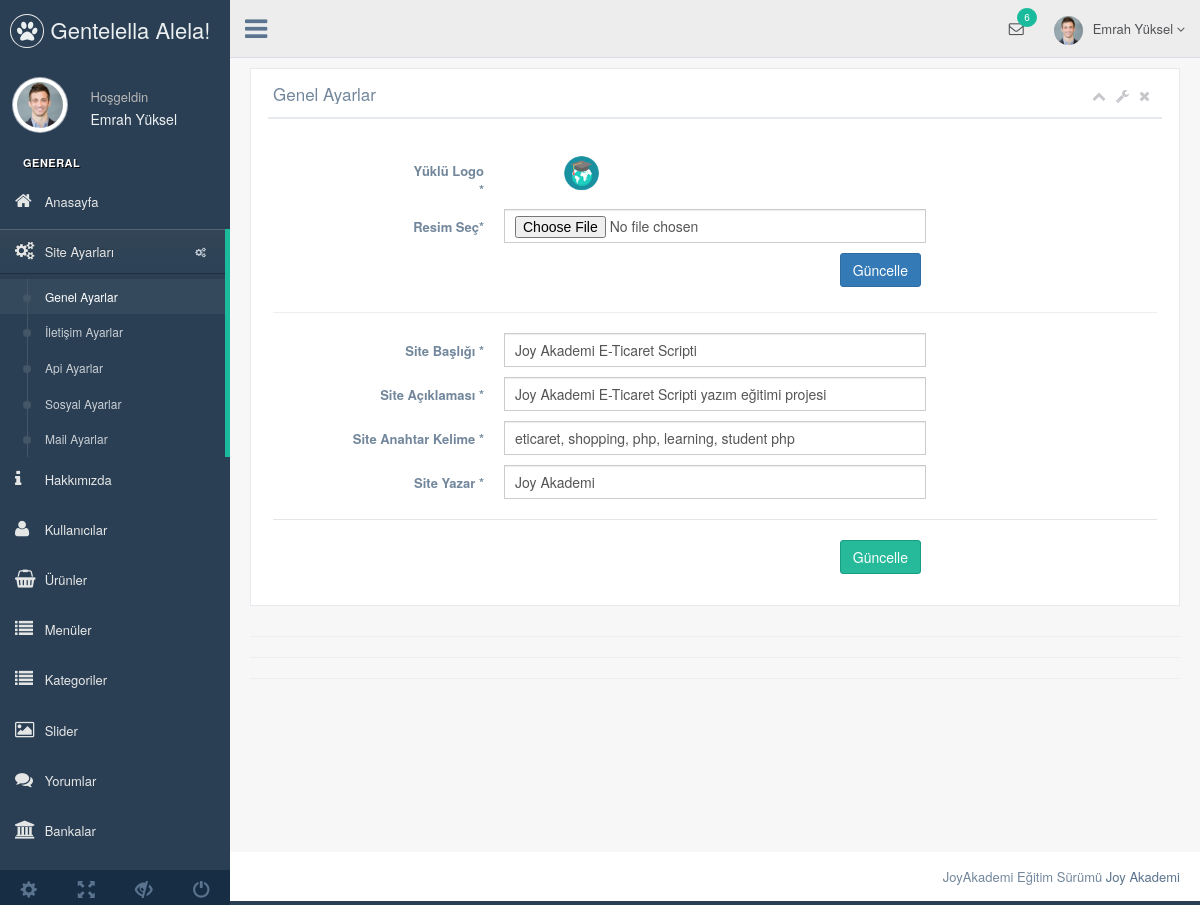
Page /nedmin/production/genel-ayar.php (signed in) on the committed database.
### tables this page shows
CREATE TABLE `kullanici` (
  `kullanici_id` int(11) NOT NULL,
  `kullanici_zaman` datetime NOT NULL DEFAULT CURRENT_TIMESTAMP,
  `kullanici_resim` varchar(250) NOT NULL,
  `kullanici_tc` varchar(50) NOT NULL,
  `kullanici_ad` varchar(50) NOT NULL,
  `kullanici_mail` varchar(100) NOT NULL,
  `kullanici_gsm` varchar(50) NOT NULL,
  `kullanici_password` varchar(50) NOT NULL,
  `kullanici_adsoyad` varchar(50) NOT NULL,
  `kullanici_adres` varchar(250) NOT NULL,
  `kullanici_il` varchar(100) NOT NULL,
  `kullanici_ilce` varchar(100) NOT NULL,
  `kullanici_unvan` varchar(100) NOT NULL,
  `kullanici_yetki` varchar(50) NOT NULL,
  `kullanici_durum` int(1) NOT NULL DEFAULT '1'
);

CREATE TABLE `ayar` (
  `ayar_id` int(11) NOT NULL,
  `ayar_logo` varchar(250) NOT NULL,
  `ayar_url` varchar(50) NOT NULL,
  `ayar_title` varchar(250) NOT NULL,
  `ayar_description` varchar(250) NOT NULL,
  `ayar_keywords` varchar(50) NOT NULL,
  `ayar_author` varchar(50) NOT NULL,
  `ayar_tel` varchar(50) NOT NULL,
  `ayar_gsm` varchar(50) NOT NULL,
  `ayar_faks` varchar(50) NOT NULL,
  `ayar_mail` varchar(50) NOT NULL,
  `ayar_ilce` varchar(50) NOT NULL,
  `ayar_il` varchar(50) NOT NULL,
  `ayar_adres` varchar(250) NOT NULL,
  `ayar_mesai` varchar(250) NOT NULL,
  `ayar_maps` varchar(250) NOT NULL,
  `ayar_analystic` varchar(50) NOT NULL,
  `ayar_zopim` varchar(250) NOT NULL,
  `ayar_facebook` varchar(50) NOT NULL,
  `ayar_twitter` varchar(50) NOT NULL,
  `ayar_google` varchar(50) NOT NULL,
  `ayar_youtube` varchar(50) NOT NULL,
  `ayar_smtphost` varchar(50) NOT NULL,
  `ayar_smtpuser` varchar(50) NOT NULL,
  `ayar_smtppassword` varchar(50) NOT NULL,
  `ayar_smtpport` varchar(50) NOT NULL,
  `ayar_bakim` enum('0','1') NOT NULL DEFAULT '1'
);

### nedmin/production/genel-ayar.php (the view, shortened to what this page needs)
<?php
include 'header.php';
?>
<div class="right_col" role="main">
  <div class="">
    <div class="row">
      <div class="col-md-12 col-sm-12 col-xs-12">
        <div class="x_panel">
          <div class="x_title">
            <h2>Genel Ayarlar </h2>
            <ul class="nav navbar-right panel_toolbox">
              <li><a class="collapse-link"><i class="fa fa-chevron-up"></i></a>
              </li>
              <li class="dropdown">
                <a href="#" class="dropdown-toggle" data-toggle="dropdown" role="button" aria-expanded="false"><i class="fa fa-wrench"></i></a>
              </li>
              <li><a class="close-link"><i class="fa fa-close"></i></a>
              </li>
            </ul>
            <div class="clearfix"></div>
          </div>
          <div class="x_content">
            <br />
            <form action="../netting/islem.php" method="POST" enctype="multipart/form-data"  data-parsley-validate class="form-horizontal form-label-left">
                <div class="form-group">
                  <label class="control-label col-md-3 col-sm-3 col-xs-12" for="first-name">Yüklü Logo<br><span class="required">*</span>
                  </label>
                  <div class="col-md-6 col-sm-6 col-xs-12">
                    <?php
                    if (strlen($ayarcek['ayar_logo'])>0) {?>
                    <img width="200"  src="../../<?php echo $ayarcek['ayar_logo']; ?>">
                    <?php } else {?>
                    <img width="200"  src="../../dimg/logo-yok.png">
                    <?php } ?>
                  </div>
                </div>
                <div class="form-group">
                  <label class="control-label col-md-3 col-sm-3 col-xs-12" for="first-name">Resim Seç<span class="required">*</span>
                  </label>
                  <div class="col-md-6 col-sm-6 col-xs-12">
                    <input type="file" id="first-name"  name="ayar_logo"  class="form-control col-md-7 col-xs-12">
                  </div>
                </div>
                <div align="right" class="col-md-6 col-sm-6 col-xs-12 col-md-offset-3">
                  <button type="submit" name="logoduzenle" class="btn btn-primary">Güncelle</button>
                </div>
              </form>
              <hr>
            <form action="../netting/islem.php" method="POST" id="demo-form2" data-parsley-validate class="form-horizontal form-label-left">
              <div class="form-group">
                <label class="control-label col-md-3 col-sm-3 col-xs-12" for="first-name">Site Başlığı <span class="required">*</span>
                </label>
                <div class="col-md-6 col-sm-6 col-xs-12">
                  <input type="text" id="first-name" name="ayar_title" value="<?php echo $ayarcek['ayar_title'] ?>" required="required" class="form-control col-md-7 col-xs-12">
                </div>
              </div>
              <div class="form-group">
                <label class="control-label col-md-3 col-sm-3 col-xs-12" for="first-name">Site Açıklaması <span class="required">*</span>
                </label>
                <div class="col-md-6 col-sm-6 col-xs-12">
                  <input type="text" id="first-name" name="ayar_description" value="<?php echo $ayarcek['ayar_description'] ?>" required="required" class="form-control col-md-7 col-xs-12">
                </div>
              </div>
              <div class="form-group">
                <label class="control-label col-md-3 col-sm-3 col-xs-12" for="first-name">Site Anahtar Kelime <span class="required">*</span>
                </label>
                <div class="col-md-6 col-sm-6 col-xs-12">
                  <input type="text" id="first-name" name="ayar_keywords" value="<?php echo $ayarcek['ayar_keywords'] ?>" required="required" class="form-control col-md-7 col-xs-12">
                </div>
              </div>
              <div class="form-group">
                <label class="control-label col-md-3 col-sm-3 col-xs-12" for="first-name">Site Yazar <span class="required">*</span>
                </label>
                <div class="col-md-6 col-sm-6 col-xs-12">
                  <input type="text" id="first-name" name="ayar_author" value="<?php echo $ayarcek['ayar_author'] ?>" required="required" class="form-control col-md-7 col-xs-12">
                </div>
              </div>
              <div class="ln_solid"></div>
              <div class="form-group">
                <div align="right" class="col-md-6 col-sm-6 col-xs-12 col-md-offset-3">
                  <button type="submit" name="genelayarkaydet" class="btn btn-success">Güncelle</button>
                </div>
              </div>
            </form>
          </div>
        </div>
      </div>
    </div>
    <hr>
    <hr>
    <hr>
  </div>
</div>
<?php include 'footer.php'; ?>

### nedmin/production/header.php (shortened to what this page needs)
<?php
include '../netting/baglan.php';
$ayarsor=$db->prepare("SELECT * FROM ayar where ayar_id=:id");
$ayarsor->execute(array(
  'id' => 0
  ));
$ayarcek=$ayarsor->fetch(PDO::FETCH_ASSOC);
$kullanicisor=$db->prepare("SELECT * FROM kullanici where kullanici_mail=:mail");
$kullanicisor->execute(array(
  'mail' => $_SESSION['kullanici_mail']
  ));
$kullanicicek=$kullanicisor->fetch(PDO::FETCH_ASSOC);
?>
<!DOCTYPE html>
<html lang="en">
<head>
  <link href="../vendors/bootstrap/dist/css/bootstrap.min.css" rel="stylesheet">
  <link href="../vendors/font-awesome/css/font-awesome.min.css" rel="stylesheet">
  <link href="../vendors/nprogress/nprogress.css" rel="stylesheet">
  <link href="../vendors/iCheck/skins/flat/green.css" rel="stylesheet">
  <link href="../vendors/datatables.net-bs/css/dataTables.bootstrap.min.css" rel="stylesheet">
  <link href="../vendors/datatables.net-buttons-bs/css/buttons.bootstrap.min.css" rel="stylesheet">
  <link href="../vendors/datatables.net-fixedheader-bs/css/fixedHeader.bootstrap.min.css" rel="stylesheet">
  <link href="../vendors/datatables.net-responsive-bs/css/responsive.bootstrap.min.css" rel="stylesheet">
  <link href="../vendors/datatables.net-scroller-bs/css/scroller.bootstrap.min.css" rel="stylesheet">
  <link href="../vendors/dropzone/dist/min/dropzone.min.css" rel="stylesheet">
  <link href="../build/css/custom.min.css" rel="stylesheet">
</head>
<body class="nav-md">
  <div class="container body">
    <div class="main_container">
      <div class="col-md-3 left_col">
        <div class="left_col scroll-view">
          <div class="navbar nav_title" style="border: 0;">
            <a href="index.html" class="site_title"><i class="fa fa-paw"></i> <span>Gentelella Alela!</span></a>
          </div>
          <div class="profile clearfix">
            <div class="profile_pic">
              <img src="images/img.jpg" alt="..." class="img-circle profile_img">
            </div>
            <div class="profile_info">
              <span>Hoşgeldin</span>
              <h2><?php echo $kullanicicek['kullanici_adsoyad'] ?></h2>
            </div>
          </div>
          <br />
          <div id="sidebar-menu" class="main_menu_side hidden-print main_menu">
            <div class="menu_section">
              <h3>General</h3>
              <ul class="nav side-menu">
                <li><a href="index.php"><i class="fa fa-home"></i> Anasayfa </a></li>
                <li><a><i class="fa fa-cogs"></i> Site Ayarları <span class="fa fa-cogs"></span></a>
                  <ul class="nav child_menu">
                    <li><a href="genel-ayar.php">Genel Ayarlar</a></li>
                    <li><a href="iletisim-ayarlar.php">İletişim Ayarlar</a></li>
                    <li><a href="api-ayarlar.php">Api Ayarlar</a></li>
                    <li><a href="sosyal-ayar.php">Sosyal Ayarlar</a></li>
                  <li><a href="mail-ayar.php">Mail Ayarlar</a></li>
               </ul>
             </li>
             <li><a href="hakkimizda.php"><i class="fa fa-info"></i> Hakkımızda </a></li>
             <li><a href="kullanici.php"><i class="fa fa-user"></i> Kullanıcılar </a></li>
             <li><a href="urun.php"><i class="fa fa-shopping-basket"></i> Ürünler </a></li>
             <li><a href="menu.php"><i class="fa fa-list"></i> Menüler </a></li>
             <li><a href="kategori.php"><i class="fa fa-list"></i> Kategoriler </a></li>
             <li><a href="slider.php"><i class="fa fa-image"></i> Slider </a></li>
             <li><a href="yorum.php"><i class="fa fa-comments"></i> Yorumlar </a></li>
             <li><a href="banka.php"><i class="fa fa-bank"></i> Bankalar </a></li>
           </ul>
         </div>
       </div>
       <div class="sidebar-footer hidden-small">
        <a data-toggle="tooltip" data-placement="top" title="Settings">
          <span class="glyphicon glyphicon-cog" aria-hidden="true"></span>
        </a>
        <a data-toggle="tooltip" data-placement="top" title="FullScreen">
          <span class="glyphicon glyphicon-fullscreen" aria-hidden="true"></span>
        </a>
        <a data-toggle="tooltip" data-placement="top" title="Lock">
          <span class="glyphicon glyphicon-eye-close" aria-hidden="true"></span>
        </a>
        <a data-toggle="tooltip" data-placement="top" title="Logout">
          <span class="glyphicon glyphicon-off" aria-hidden="true"></span>
        </a>
      </div>
    </div>
  </div>
  <div class="top_nav">
    <div class="nav_menu">
      <nav>
        <div class="nav toggle">
          <a id="menu_toggle"><i class="fa fa-bars"></i></a>
        </div>
        <ul class="nav navbar-nav navbar-right">
          <li class="">
            <a href="javascript:;" class="user-profile dropdown-toggle" data-toggle="dropdown" aria-expanded="false">
              <img src="images/img.jpg" alt=""><?php echo $kullanicicek['kullanici_adsoyad'] ?>
              <span class=" fa fa-angle-down"></span>
            </a>
          </li>
          <li role="presentation" class="dropdown">
            <a href="javascript:;" class="dropdown-toggle info-number" data-toggle="dropdown" aria-expanded="false">
              <i class="fa fa-envelope-o"></i>
              <span class="badge bg-green">6</span>
            </a>
          </li>
        </ul>
      </nav>
    </div>
  </div>

### rows in the picture
kullanici: kullanici_adsoyad "Emrah Yüksel"
ayar: ayar_logo (picture), ayar_title "Joy Akademi E-Ticaret Scripti", ayar_description "Joy Akademi E-Ticaret Scripti yazım eğitimi projesi", ayar_keywords "eticaret, shopping, php, learning, student php", ayar_author "Joy Akademi"
